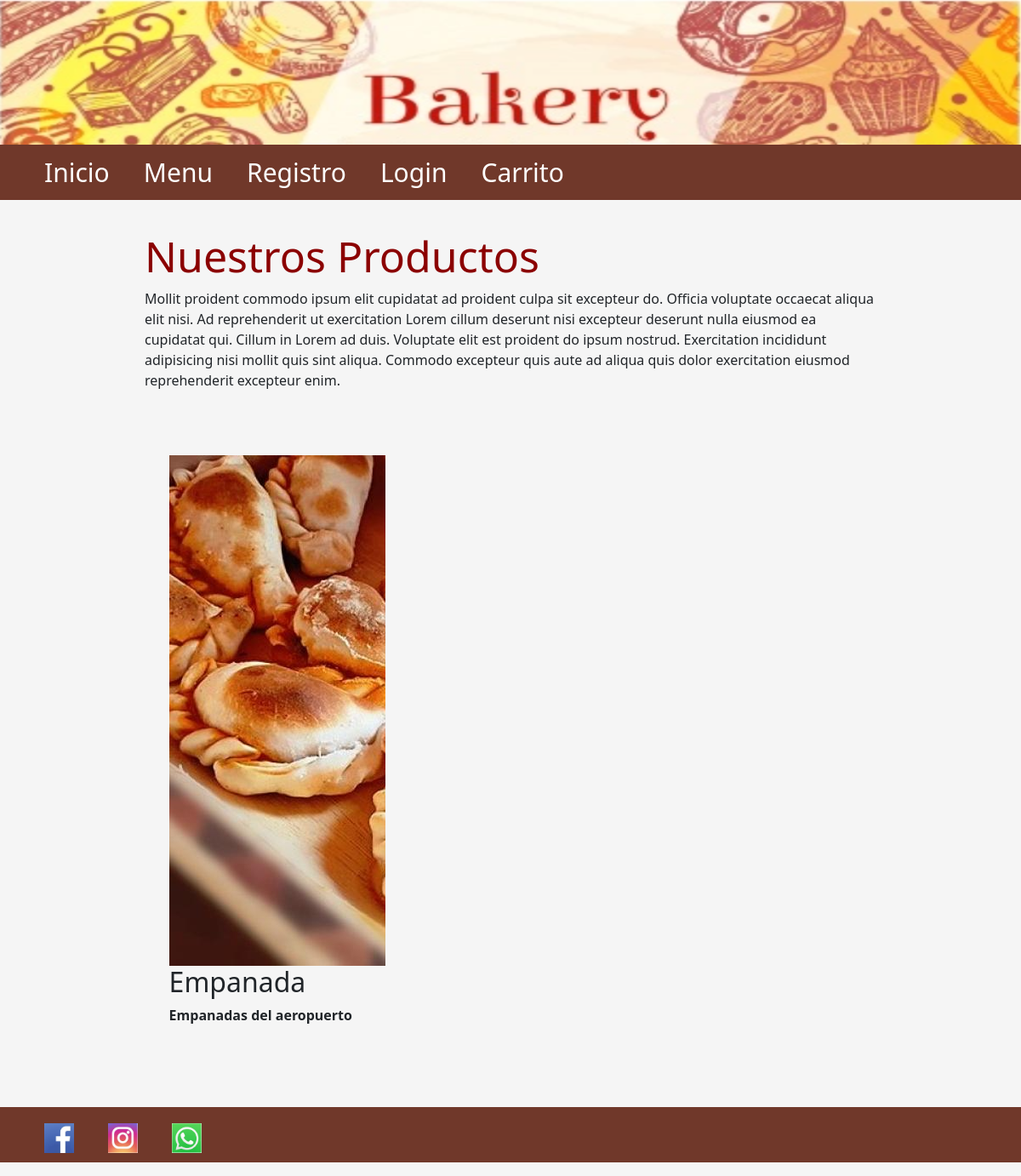
The page / on the database its author committed.
### panaderia/models.py (models this page shows)
class Platos(db.Model):
    __tablename__ = 'platos'
    idproducto = db.Column(db.Integer, primary_key=True)
    nombreplato = db.Column(db.String(510), nullable=True)
    precioplato = db.Column(db.Integer, nullable=True)
    descripcionplato = db.Column(db.String(200))
    nombreimagenplato = db.Column(db.String(200), nullable=False)

### panaderia/views.py (the view)
@app.route('/')
def index():
    platos = Platos.query.all()
    return render_template('/index.html', platos=platos)

### panaderia/templates/Index.html
{% extends './layout.html' %} {% block title %} Inicio {% endblock %} {% block body %}
    <h1>Nuestros Productos</h1>
    <p>Mollit proident commodo ipsum elit cupidatat ad proident culpa sit excepteur do. Officia voluptate occaecat aliqua elit nisi. Ad reprehenderit ut exercitation Lorem cillum deserunt nisi excepteur deserunt nulla eiusmod ea cupidatat qui. Cillum in
        Lorem ad duis. Voluptate elit est proident do ipsum nostrud. Exercitation incididunt adipisicing nisi mollit quis sint aliqua. Commodo excepteur quis aute ad aliqua quis dolor exercitation eiusmod reprehenderit excepteur enim.</p>
    <div class="contenedor">
    {%for plato in platos%}
        <div class="imagenes-inicio">
            <div class="imagen">
                <img src="./static/uploads/{{ plato.nombreimagenplato }}" alt="">
            </div>
            <div class="info">
                <h2>{{plato.nombreplato}}</h2>
                <p>{{plato.descripcionplato}}</p>
            </div>
        </div>
    {% endfor %}
</main>
{% endblock %}

### panaderia/static/css/layout.css (style rules this page uses)
* { margin: 0; padding: 0; font-style: Ginebra; }
h1 { color: darkred; font-style: Ginebra; }
h1 { text-align: left; font-size: 50px; }
.contenedor, .contenedorcarrito { width: 98%; max-width: 1000px; margin: auto; padding: 40px 0; display: grid; grid-template-columns: 1fr 1fr 1fr; gap: 10px; }
.imagenes-inicio { border-radius: 10px; min-height: 150px; font-weight: bold; padding: 20px; position: relative; overflow: hidden; background-size: cover; background-position: center center; }

### panaderia/templates/layout.html (style rules this page uses)
body { background-color: whitesmoke; animation-direction: normal; }

### rows shown on the page
Platos: nombreimagenplato (picture), nombreplato "Empanada", descripcionplato "Empanadas del aeropuerto"
